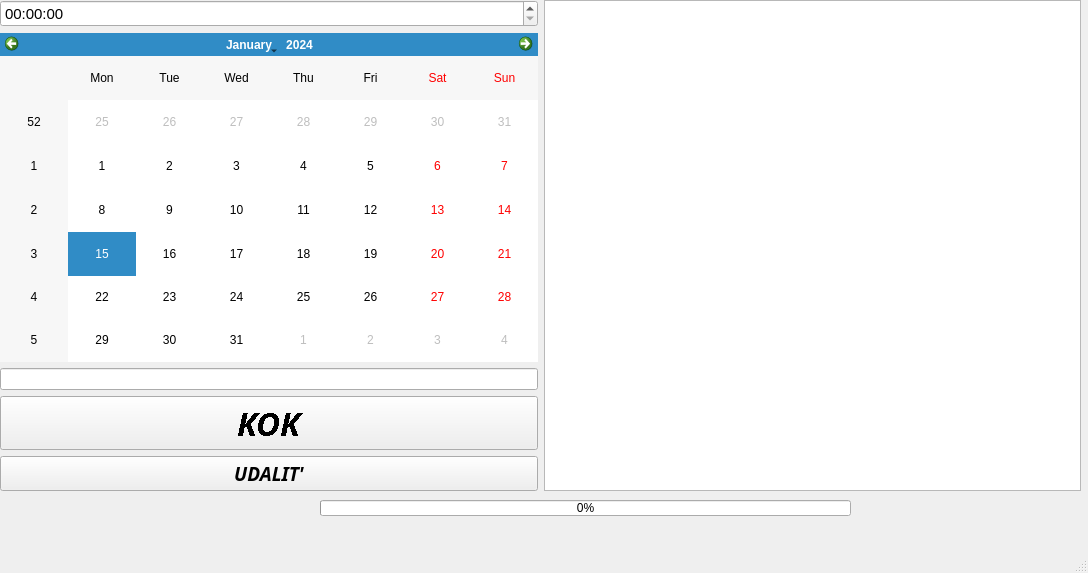
<?xml version="1.0" encoding="UTF-8"?>
<ui version="4.0">
 <class>MainWindow</class>
 <widget class="QMainWindow" name="MainWindow">
  <property name="geometry">
   <rect>
    <x>0</x>
    <y>0</y>
    <width>1088</width>
    <height>573</height>
   </rect>
  </property>
  <property name="windowTitle">
   <string>MainWindow</string>
  </property>
  <widget class="QWidget" name="centralwidget">
   <widget class="QWidget" name="horizontalLayoutWidget">
    <property name="geometry">
     <rect>
      <x>0</x>
      <y>0</y>
      <width>1081</width>
      <height>491</height>
     </rect>
    </property>
    <layout class="QHBoxLayout" name="horizontalLayout">
     <item>
      <layout class="QVBoxLayout" name="verticalLayout">
       <item>
        <widget class="QTimeEdit" name="timeEdit">
         <property name="font">
          <font>
           <family>Segoe UI Symbol</family>
           <pointsize>11</pointsize>
          </font>
         </property>
        </widget>
       </item>
       <item>
        <widget class="QCalendarWidget" name="calendarWidget"/>
       </item>
       <item>
        <widget class="QLineEdit" name="lineEdit"/>
       </item>
       <item>
        <widget class="QPushButton" name="pushButton">
         <property name="font">
          <font>
           <family>Script</family>
           <pointsize>25</pointsize>
           <weight>75</weight>
           <italic>true</italic>
           <bold>true</bold>
           <underline>false</underline>
           <strikeout>false</strikeout>
           <stylestrategy>NoAntialias</stylestrategy>
           <kerning>true</kerning>
          </font>
         </property>
         <property name="cursor">
          <cursorShape>ForbiddenCursor</cursorShape>
         </property>
         <property name="text">
          <string>KOK</string>
         </property>
        </widget>
       </item>
       <item>
        <widget class="QPushButton" name="pushButton_2">
         <property name="font">
          <font>
           <family>Papyrus</family>
           <pointsize>14</pointsize>
           <weight>75</weight>
           <italic>true</italic>
           <bold>true</bold>
           <underline>false</underline>
          </font>
         </property>
         <property name="text">
          <string>UDALIT'</string>
         </property>
        </widget>
       </item>
      </layout>
     </item>
     <item>
      <widget class="QListWidget" name="listWidget"/>
     </item>
    </layout>
   </widget>
   <widget class="QProgressBar" name="progressBar">
    <property name="geometry">
     <rect>
      <x>320</x>
      <y>500</y>
      <width>531</width>
      <height>16</height>
     </rect>
    </property>
    <property name="value">
     <number>0</number>
    </property>
   </widget>
  </widget>
  <widget class="QMenuBar" name="menubar">
   <property name="geometry">
    <rect>
     <x>0</x>
     <y>0</y>
     <width>1088</width>
     <height>21</height>
    </rect>
   </property>
  </widget>
  <widget class="QStatusBar" name="statusbar"/>
 </widget>
 <resources/>
 <connections/>
</ui>
